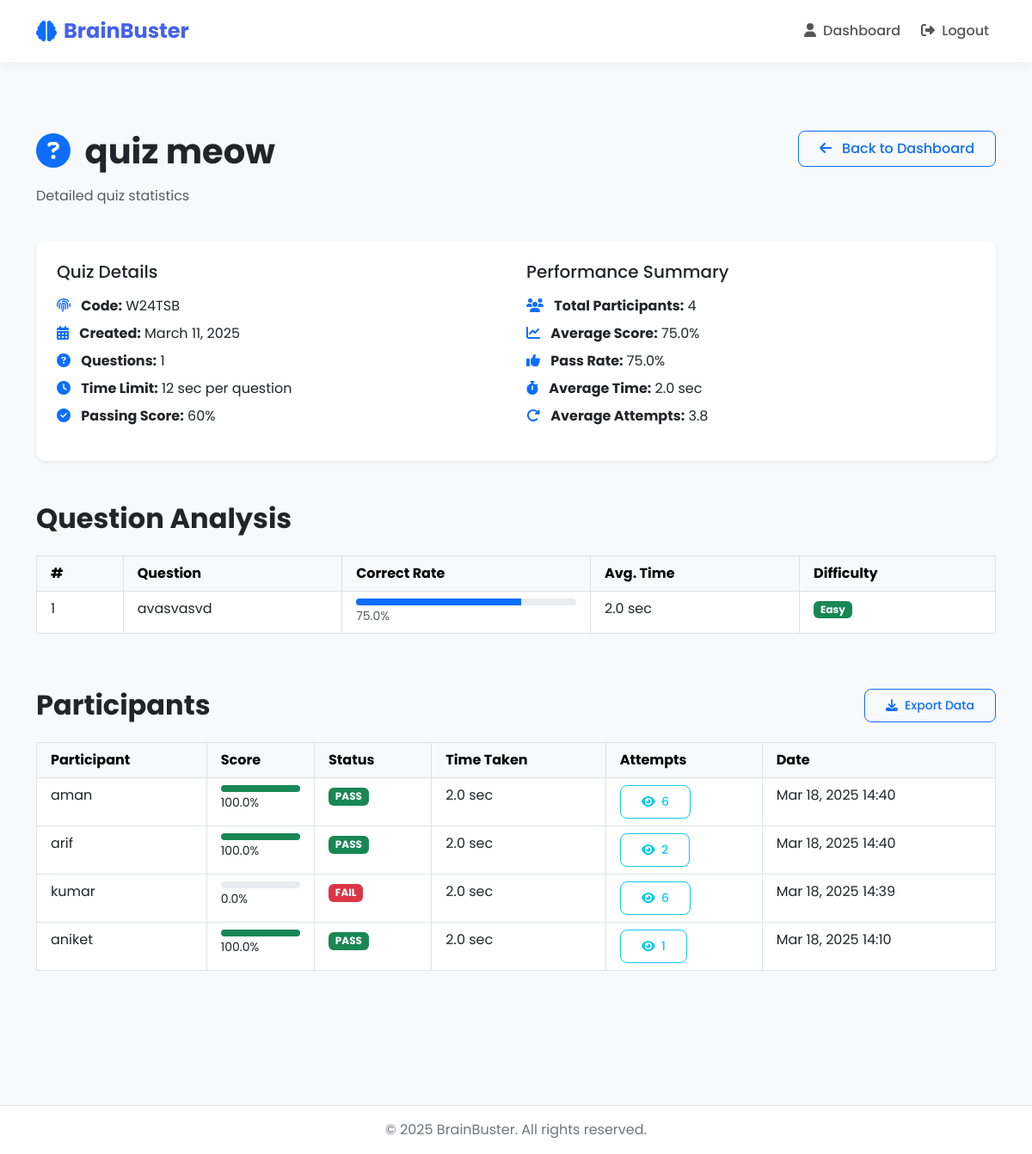
Page /quizzes/quiz/11/stats/ (signed in) on the committed database.
### quizzes/models.py (models this page shows, shortened)
class Quiz(models.Model):
    title = models.CharField(max_length=255)
    description = models.TextField(blank=True, null=True)
    icon = models.CharField(max_length=50, default="question-circle")
    code = models.CharField(max_length=10, unique=True, default=generate_unique_code)
    created_by = models.ForeignKey(User, on_delete=models.CASCADE, related_name='quizzes')
    created_at = models.DateTimeField(auto_now=True)
    time_limit_per_question = models.IntegerField(help_text="Time limit in seconds", default=30)
    minimum_score_percentage = models.IntegerField(help_text="Minimum score required to pass (%)", default=60)

class Question(models.Model):
    quiz = models.ForeignKey(Quiz, related_name="questions", on_delete=models.CASCADE)
    text = models.TextField()

class Participation(models.Model):
    user = models.ForeignKey(User, on_delete=models.CASCADE, related_name='participations')
    quiz = models.ForeignKey(Quiz, on_delete=models.CASCADE, related_name='participations')
    score = models.FloatField(default=0.0)
    submitted_at = models.DateTimeField(auto_now=True)
    total_time_taken = models.IntegerField(default=0, help_text="Total time taken for the quiz in seconds")
    attempt_number = models.IntegerField(default=1, help_text="The attempt number for this user on this quiz")

### quizzes/views.py (the view)
# urls.py: path('quiz/<int:quiz_id>/stats/', views.quiz_stats, name='quiz_stats'),
@login_required
def quiz_stats(request, quiz_id):
    quiz = get_object_or_404(Quiz, id=quiz_id, created_by=request.user)
    all_participations = list(quiz.participations.all().select_related('user').order_by('user__id', '-submitted_at'))
    unique_users = {}
    for participation in all_participations:
        user_id = participation.user.id
        if user_id not in unique_users:
            unique_users[user_id] = participation
    participations = list(unique_users.values())
    user_attempts = {}
    for participation in all_participations:
        user_id = participation.user.id
        user_attempts[user_id] = user_attempts.get(user_id, 0) + 1
    for participation in participations:
        participation.attempts = user_attempts[participation.user.id]
    total_participants = len(participations)
    average_score = 0
    pass_rate = 0
    average_time = 0
    average_attempts = 0
    if total_participants > 0:
        average_score = sum(p.score for p in participations) / total_participants
        passing_participants = sum(1 for p in participations if p.score >= quiz.minimum_score_percentage)
        pass_rate = (passing_participants / total_participants * 100)
        total_time = sum(p.total_time_taken for p in participations if p.total_time_taken is not None)
        average_time = total_time / total_participants if total_participants > 0 else 0
        average_attempts = sum(user_attempts.values()) / len(user_attempts) if user_attempts else 0
    questions = list(quiz.questions.all().prefetch_related('options'))
    for question in questions:
        answers = Answer.objects.filter(question=question, participation__in=participations)
        total_answers = answers.count()
        if total_answers > 0:
            correct_count = answers.filter(selected_option__is_correct=True).count()
            question.correct_rate = round((correct_count / total_answers * 100), 1)
            total_time = sum(a.time_taken for a in answers if a.time_taken is not None)
            question.avg_time = round(total_time / total_answers, 1)
            if question.correct_rate >= 70:
                question.difficulty = "Easy"
                question.difficulty_class = "bg-success"
            elif question.correct_rate >= 40:
                question.difficulty = "Medium"
                question.difficulty_class = "bg-warning"
            else:
                question.difficulty = "Hard"
                question.difficulty_class = "bg-danger"
        else:
            question.correct_rate = 0
            question.avg_time = 0
            question.difficulty = "N/A"
            question.difficulty_class = "bg-secondary"
    return render(request, 'quizzes/quiz_stats.html', {
        'quiz': quiz,
        'participations': participations,  # Only latest per user
        'all_participations': all_participations,  # For modal
        'average_score': average_score,
        'pass_rate': pass_rate,
        'average_time': average_time,
        'average_attempts': average_attempts,
        'questions': questions,
    })

### templates/quizzes/quiz_stats.html (shortened to what this page needs)
{% extends 'base.html' %}
{% block content %}
<div class="container py-5">
    <div class="row mb-4">
        <div class="col-md-8">
            <h1 class="fw-bold mb-3">
                <i class="fas fa-{{ quiz.icon|default:'question-circle' }} text-primary me-2"></i>
                {{ quiz.title }}
            </h1>
            <p class="text-muted">Detailed quiz statistics</p>
        </div>
        <div class="col-md-4 text-end">
            <a href="{% url 'dashboard' %}" class="btn btn-outline-primary">
                <i class="fas fa-arrow-left me-2"></i> Back to Dashboard
            </a>
        </div>
    </div>
    <div class="row mb-4">
        <div class="col-12">
            <div class="card shadow-sm border-0">
                <div class="card-body p-4">
                    <div class="row">
                        <div class="col-md-6">
                            <h5 class="mb-3">Quiz Details</h5>
                            <ul class="list-unstyled">
                                <li class="mb-2">
                                    <i class="fas fa-fingerprint me-2 text-primary"></i>
                                    <strong>Code:</strong> {{ quiz.code }}
                                </li>
                                <li class="mb-2">
                                    <i class="fas fa-calendar-alt me-2 text-primary"></i>
                                    <strong>Created:</strong> {{ quiz.created_at|date:"F j, Y" }}
                                </li>
                                <li class="mb-2">
                                    <i class="fas fa-question-circle me-2 text-primary"></i>
                                    <strong>Questions:</strong> {{ quiz.questions.count }}
                                </li>
                                <li class="mb-2">
                                    <i class="fas fa-clock me-2 text-primary"></i>
                                    <strong>Time Limit:</strong> {{ quiz.time_limit_per_question }} sec per question
                                </li>
                                <li class="mb-2">
                                    <i class="fas fa-check-circle me-2 text-primary"></i>
                                    <strong>Passing Score:</strong> {{ quiz.minimum_score_percentage }}%
                                </li>
                            </ul>
                        </div>
                        <div class="col-md-6">
                            <h5 class="mb-3">Performance Summary</h5>
                            <ul class="list-unstyled">
                                <li class="mb-2">
                                    <i class="fas fa-users me-2 text-primary"></i>
                                    <strong>Total Participants:</strong> {{ participations|length }}
                                </li>
                                <li class="mb-2">
                                    <i class="fas fa-chart-line me-2 text-primary"></i>
                                    <strong>Average Score:</strong> {{ average_score|floatformat:1 }}%
                                </li>
                                <li class="mb-2">
                                    <i class="fas fa-thumbs-up me-2 text-primary"></i>
                                    <strong>Pass Rate:</strong> {{ pass_rate|floatformat:1 }}%
                                </li>
                                <li class="mb-2">
                                    <i class="fas fa-stopwatch me-2 text-primary"></i>
                                    <strong>Average Time:</strong> {{ average_time|floatformat:1 }} sec
                                </li>
                                <li class="mb-2">
                                    <i class="fas fa-redo-alt me-2 text-primary"></i>
                                    <strong>Average Attempts:</strong> {{ average_attempts|floatformat:1 }}
                                </li>
                            </ul>
                        </div>
                    </div>
                </div>
            </div>
        </div>
    </div>
    <div class="row mt-5">
        <div class="col-12">
            <h2 class="fw-bold mb-4">Question Analysis</h2>
            <div class="table-responsive">
                <table class="table table-hover table-bordered">
                    <thead class="table-light">
                        <tr>
                            <th class="px-3 py-2">#</th>
                            <th class="px-3 py-2">Question</th>
                            <th class="px-3 py-2">Correct Rate</th>
                            <th class="px-3 py-2">Avg. Time</th>
                            <th class="px-3 py-2">Difficulty</th>
                        </tr>
                    </thead>
                    <tbody>
                        {% for question in questions %}
                        <tr>
                            <td class="px-3 py-2">{{ forloop.counter }}</td>
                            <td class="px-3 py-2">{{ question.text|truncatechars:50 }}</td>
                            <td class="px-3 py-2">
                                <div class="progress" style="height: 8px;">
                                    <div class="progress-bar" role="progressbar" style="width: {{ question.correct_rate|floatformat:0 }}%;">
                                    </div>
                                </div>
                                <small class="text-muted">{{ question.correct_rate|floatformat:1 }}%</small>
                            </td>
                            <td class="px-3 py-2">{{ question.avg_time|floatformat:1 }} sec</td>
                            <td class="px-3 py-2">
                                <span class="badge {{ question.difficulty_class }}">{{ question.difficulty }}</span>
                            </td>
                        </tr>
                        {% endfor %}
                    </tbody>
                </table>
            </div>
        </div>
    </div>
    <div class="row mt-5">
        <div class="col-12">
            <h2 class="fw-bold mb-4">Participants
                <button type="button" class="btn btn-sm btn-outline-primary float-end" id="exportBtn">
                    <i class="fas fa-download me-1"></i> Export Data
                </button>
            </h2>
            {% if participations %}
                <div class="table-responsive">
                    <table class="table table-hover table-bordered" id="participantsTable">
                        <thead class="table-light">
                            <tr>
                                <th class="px-3 py-2">Participant</th>
                                <th class="px-3 py-2">Score</th>
                                <th class="px-3 py-2">Status</th>
                                <th class="px-3 py-2">Time Taken</th>
                                <th class="px-3 py-2">Attempts</th>
                                <th class="px-3 py-2">Date</th>
                            </tr>
                        </thead>
                        <tbody>
                            {% for participation in participations %}
                            <tr>
                                <td class="px-3 py-2">{{ participation.user.username }}</td>
                                <td class="px-3 py-2">
                                    <div class="progress" style="height: 8px;">
                                        <div class="progress-bar {% if participation.score >= quiz.minimum_score_percentage %}bg-success{% else %}bg-danger{% endif %}"
                                            role="progressbar" style="width: {{ participation.score|floatformat:0 }}%;">
                                        </div>
                                    </div>
                                    <small>{{ participation.score|floatformat:1 }}%</small>
                                </td>
                                <td class="px-3 py-2">
                                    <span class="badge {% if participation.score >= quiz.minimum_score_percentage %}bg-success{% else %}bg-danger{% endif %}">
                                        {% if participation.score >= quiz.minimum_score_percentage %}PASS{% else %}FAIL{% endif %}
                                    </span>
                                </td>
                                <td class="px-3 py-2">{{ participation.total_time_taken|floatformat:1 }} sec</td>
                                <td class="px-3 py-2">
                                    <button class="btn btn-sm btn-outline-info" data-bs-toggle="modal" data-bs-target="#attemptsModal{{ participation.user.id }}">
                                        <i class="fas fa-eye me-1"></i> {{ participation.attempts }}
                                    </button>
                                </td>
                                <td class="px-3 py-2">{{ participation.submitted_at|date:"M d, Y H:i" }}</td>
                            </tr>
                            {% endfor %}
                        </tbody>
                    </table>
                </div>
            {% endif %}
        </div>
    </div>
</div>
{% endblock %}

### static/css/style.css (style rules this page uses)
:root { --primary: #4361ee; --secondary: #3f37c9; --accent: #4cc9f0; --light: #f8f9fa; --dark: #212529; --success: #4ade80; --warning: #fbbf24; --danger: #f87171; --info: #60a5fa; }
body { font-family: 'Poppins', sans-serif; background-color: #f8f9fa; color: var(--dark); min-height: 100vh; display: flex; flex-direction: column; }
.card { border-radius: 12px; border: none; box-shadow: 0 5px 15px rgba(0, 0, 0, 0.05); transition: transform 0.3s ease, box-shadow 0.3s ease; }
.btn { border-radius: 8px; padding: 0.5rem 1.5rem; font-weight: 500; transition: all 0.3s ease; }

### templates/base.html (style rules this page uses)
.bg-success { background-color: #198754 !important; color: white; }
.bg-danger { background-color: #dc3545 !important; color: white; }

### rows in the picture
Quiz: title "quiz meow", code "W24TSB", created_at "March 11, 2025", questions.count "1", time_limit_per_question "12", minimum_score_percentage "60"
Question: text "avasvasvd", correct_rate "75.0", avg_time "2.0", difficulty "Easy"
Participation: user.username "aman", score "100.0", shows "PASS", total_time_taken "2.0", attempts "6", submitted_at "Mar 18, 2025 14:40"
Participation: user.username "arif", score "100.0", shows "PASS", total_time_taken "2.0", attempts "2", submitted_at "Mar 18, 2025 14:40"
Participation: user.username "kumar", score "0.0", shows "FAIL", total_time_taken "2.0", attempts "6", submitted_at "Mar 18, 2025 14:39"
Participation: user.username "aniket", score "100.0", shows "PASS", total_time_taken "2.0", attempts "1", submitted_at "Mar 18, 2025 14:10"

### other values in the picture
{{ participations|length }} "4"
{{ average_score|floatformat:1 }} "75.0"
{{ pass_rate|floatformat:1 }} "75.0"
{{ average_time|floatformat:1 }} "2.0"
{{ average_attempts|floatformat:1 }} "3.8"
